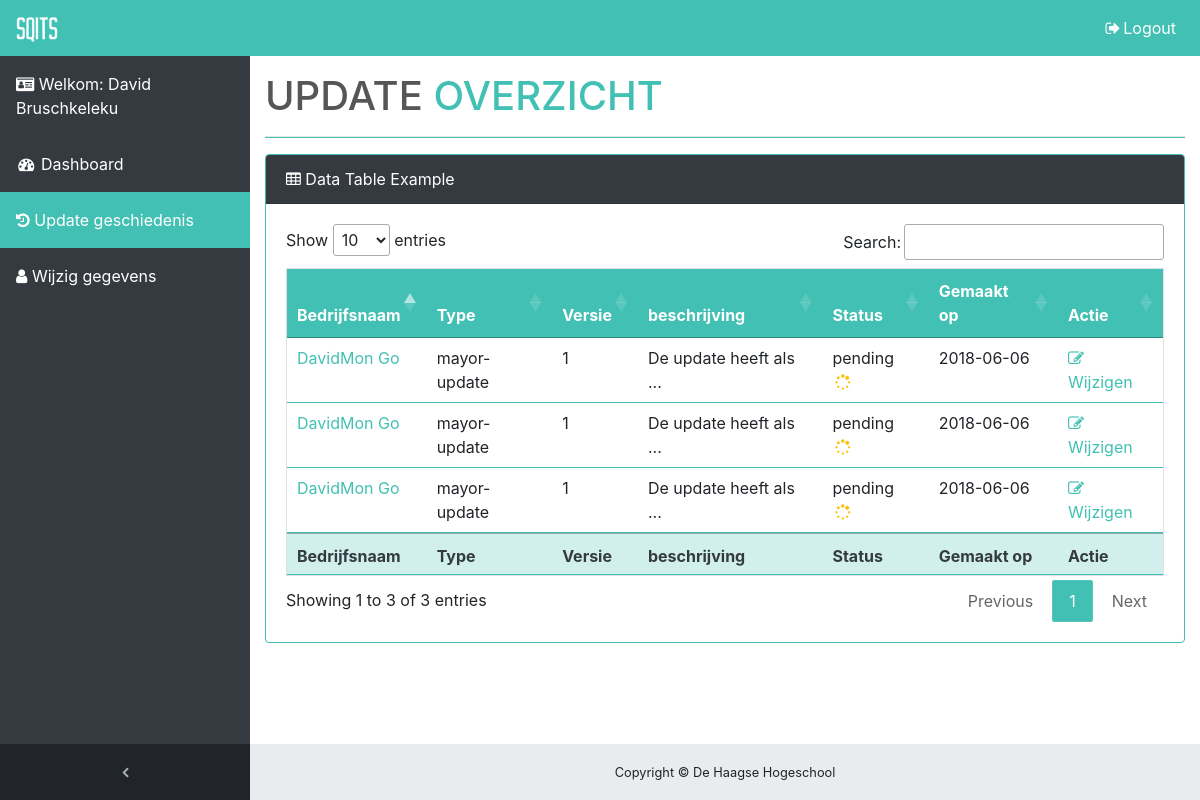
The page /update/index.php (signed in) on the database as committed earlier.
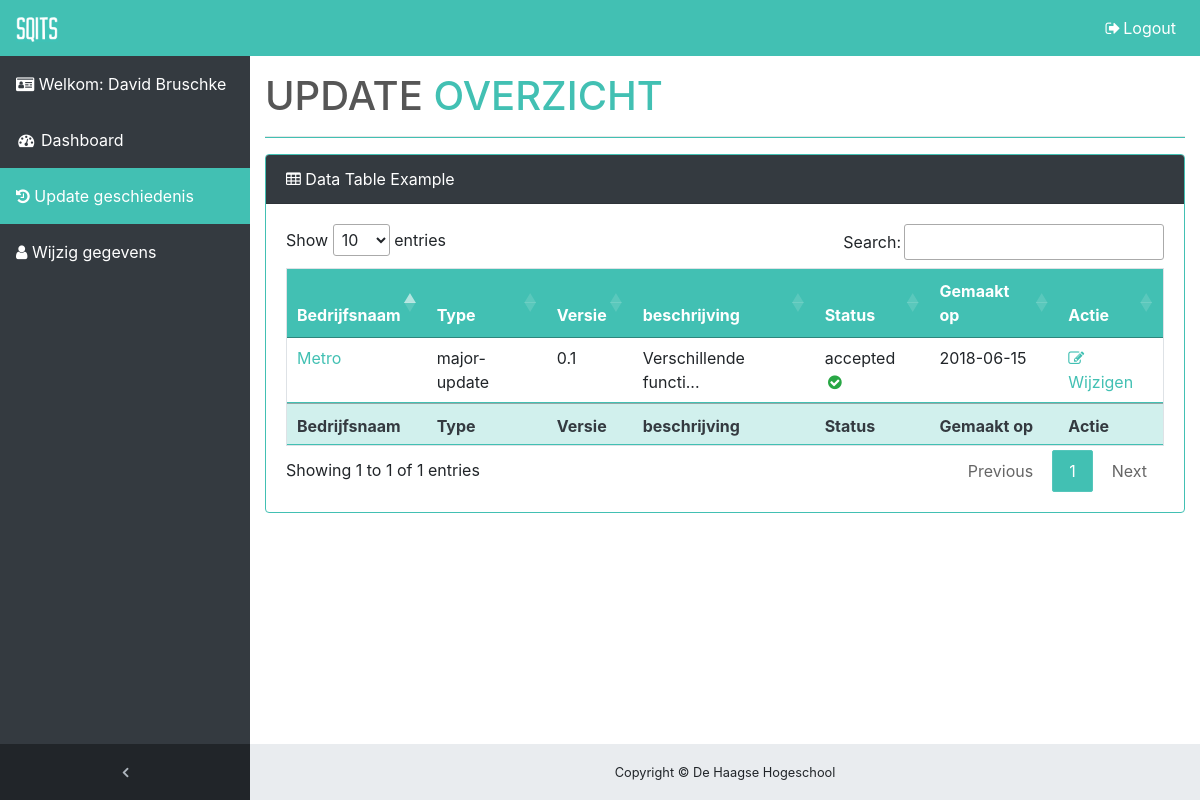
The same page on the database as committed later.
### tables this page shows
CREATE TABLE `update` (
  `update_id` int(11) NOT NULL AUTO_INCREMENT,
  `company_id` int(11) NOT NULL,
  `form_id` int(11) NOT NULL,
  `status` enum('declined','accepted','pending') NOT NULL,
  `end_date` date NOT NULL,
  `created_date` date NOT NULL,
  PRIMARY KEY (`update_id`),
  UNIQUE KEY `update_id_UNIQUE` (`update_id`)
);

CREATE TABLE `company` (
  `company_id` int(11) NOT NULL AUTO_INCREMENT,
  `phone` varchar(10) DEFAULT NULL,
  `company_name` varchar(45) NOT NULL,
  `email` varchar(45) NOT NULL,
  `kvk` varchar(10) NOT NULL,
  `zip_code` varchar(45) NOT NULL,
  `address` varchar(45) NOT NULL,
  `location` varchar(45) NOT NULL,
  `created_date` date NOT NULL,
  PRIMARY KEY (`company_id`),
  UNIQUE KEY `company_id_UNIQUE` (`company_id`)
);

CREATE TABLE `form` (
  `form_id` int(11) NOT NULL AUTO_INCREMENT,
  `terms_id` int(11) DEFAULT NULL,
  `type` enum('bug-fix','major-update') NOT NULL,
  `task_nr` varchar(45) NOT NULL,
  `version` varchar(10) NOT NULL,
  `description` text NOT NULL,
  `created_date` date NOT NULL,
  `modified_date` date NOT NULL,
  PRIMARY KEY (`form_id`)
);

### system/function.php (called while the page is built, shortened)
<?php
function getPathToRoot() {
    return str_repeat("../",
        substr_count(str_replace("\\", "/", getcwd()), "/")
        - substr_count(str_replace("\\", "/", __DIR__), "/") + 1);
}
function getAssetsDirectory() {
    return getPathToRoot() . "assets/";
}
function isLoggedIn() {
    return isset($_SESSION['id']);
}
function getUserRole() {
    return $_SESSION['id']['role'];
}
function isActiveOnPage($page) {
    if(strpos($_SERVER['PHP_SELF'], $page) !== FALSE)
        return "active";
    return "";
}

### update/index.php (the view, shortened to what this page needs)
<?php
require_once('../system/config.php');
require_once('../templates/content.php');
if (isset($_SESSION["id"])) {
    switch (getUserRole()) {
        case "user":
            getHeader("Sqits", "User update index");
            echo "<div class='content-wrapper'>";
            echo "<div class='container-fluid'>";
            getTopPanel("update", " overzicht");
            try {
                $query = $conn->prepare("SELECT f.*, u.*, up.*, c.*
                                          FROM `update` as up
                                          INNER JOIN `company` as c ON up.company_id = c.company_id
                                          INNER JOIN `user` as u ON u.company_id = c.company_id
                                          INNER JOIN `form` as f ON up.form_id = f.form_id
                                          WHERE u.user_id = :id
                                         ");
                $query->execute(array(
                    'id' => $_SESSION['id']['user_id']
                ));
            } catch (PDOException $e) {
                $sMsg = '<p>
                    Line number: ' . $e->getLine() . '<br />
                    File: ' . $e->getFile() . '<br />
                    Error message: ' . $e->getMessage() .
                    '</p>';
                trigger_error($sMsg);
            }
            echo " <div class=\"card mb-3\">
                <div class=\"card-header\">
                    <i class=\"fa fa-table\"></i> Data Table Example</div>
                <div class=\"card-body\">
                    <div class=\"table-responsive\">
                        <table class=\"table table-bordered\" id=\"table_id\" width=\"100%\" cellspacing=\"0\">
                        <thead>
                            <tr>
                              <th>Bedrijfsnaam</th>
                              <th>Type</th>
                              <th>Versie</th>
                              <th>beschrijving</th>
                              <th>Status</th>
                              <th>Gemaakt op</th>
                              <th>Actie</th>
                            </tr>
                        </thead>
                        <tfoot>
                            <tr>
                              <th>Bedrijfsnaam</th>
                              <th>Type</th>
                              <th>Versie</th>
                              <th>beschrijving</th>
                              <th>Status</th>
                              <th>Gemaakt op</th>
                              <th>Actie</th>
                            </tr>
                        </tfoot>
                     <tbody>
                        ";
            while ($row = $query->fetch(PDO::FETCH_ASSOC)) {
                $update_id = $row['update_id'];
                $company_name = $row['company_name'];
                $type = $row['type'];
                $version = $row['version'];
                $description = $row['description'];
                $status = $row['status'];
                $created_date = $row['created_date'];
                if (strlen($description) > 20) $description = substr($description, 0, 20) . '...';
                echo "<tr>
                <td><a href=\"update.php?action=delete&id=$update_id\">$company_name</a></td>
                <td>$type</td>
                <td>$version</td>
                <td>$description</td>  ";
                if ($status == 'accepted') {
                    echo "<td> $status <i class=\"fa fa-check-circle fa-fw text-success\"></i></td>";
                } elseif ($status == 'declined') {
                    echo "<td>$status  <i class=\"fa fa-close fa-fw text-danger\"></i></td>";
                } else {
                    echo "<td> $status <i class=\"fa fa-spinner fa-fw text-warning\"></i></td>";
                }
                echo"
                <td>$created_date</td>
                <td><a href=\"update.php?action=delete&id=$update_id\"><i class='fa fa-edit'></i> Wijzigen</a></td>
              </tr>";
            }
            echo "       </tbody>
            </table>
          </div>
        </div>
      </div>
    </div>";
            getFooter();
            break;
    }
}else {
    echo "please login first on login page";
    header("Location:../login.php");
    exit;
}

### templates/content.php (shortened to what this page needs)
<?php
function getHeader($description = "We denken graag met je mee naar een creatieve oplossing voor jouw vraagstuk. Een 'out of the box' oplossing door creatieve webontwikkelaars met een passie.", $title = "sqits :: creatief en technisch partner voor creatieve mensen en bureaus")
{
    $header = "<!DOCTYPE html>
    <html lang=\"nl\">
        <head>
            <meta charset=\"utf-8\">
            <meta name=\"description\" content=\"$description\">
            <meta name=\"author\" content=\"Jasper, David, Marnix, Luuk\">
            <meta name=\"viewport\" content=\"width=device-width, initial-scale=1, shrink-to-fit=no\">
            <title> $title </title>
             <link rel=\"stylesheet\" href=" . getAssetsDirectory() . "vendor/bootstrap/css/bootstrap.min.css>
            <link rel=\"stylesheet\" href=" . getAssetsDirectory() . "vendor/font-awesome/css/font-awesome.min.css>
            <link rel=\"stylesheet\" href=" . getAssetsDirectory() . "css/sb-admin.css>
             <link rel=\"stylesheet\" type=\"text/css\" href=\"https://cdn.datatables.net/1.10.16/css/jquery.dataTables.css\">
            <link rel=\"stylesheet\" href=" . getAssetsDirectory() . "css/customize.css>
            <link rel=\"stylesheet\" href=" . getAssetsDirectory() . "css/print.css>
            <link rel=\"stylesheet\" href=" . getAssetsDirectory() . "css/timeline.css>
            <link rel=\"icon\" type=\"image/x-icon\" href=\"" . getAssetsDirectory() . "/icons/favicon.ico\">
        </head>
        <body class=\"fixed-nav sticky-footer bg-light\" id=\"page-top\">";
    echo $header;
    getSideBar();
}
function getSidebar()
{
    ?>
    <nav class="navbar navbar-expand-lg navbar-dark bg-sqits fixed-top" id="mainNav">
        <a class="navbar-brand" href="#">
            <img class="brand-image" src="<?= getAssetsDirectory() . "/image/sqits-logo.png" ?>">
        </a>
        <div class="collapse navbar-collapse" id="navbarResponsive">
            <ul class="navbar-nav navbar-sidenav" id="exampleAccordion">
                <li class="nav-item" data-toggle="tooltip" data-placement="right" title="Dashboard">
                    <a class="nav-link no-nav" href="#">
                        <i class="fa fa-drivers-license"></i>
                        <span class="nav-link-text">Welkom: <?= $_SESSION['id']['first_name'] ?>  <?= $_SESSION['id']['last_name'] ?> </span>
                    </a>
                </li>
                <?php
                switch (getUserRole()) {
                    case "user":
                        echo "<li class=\"nav-item " . isActiveOnPage('/dashboard/index.php') . "\" data-toggle=\"tooltip\" data-placement=\"right\" title=\"Dashboard\">
                            <a class=\"nav-link\" href='" . getPathToRoot() . "dashboard/index.php'>
                         <i class=\"fa fa-fw fa-dashboard\"></i>
                        <span class=\"nav-link-text\">Dashboard</span></a></li>";
                        break;
                }
                ?>
                <?php
                switch (getUserRole()) {
                    case "user":
                        echo "<li class=\"nav-item  " . isActiveOnPage('/update/index.php') . " " . isActiveOnPage('/update/update.php') . "\" data-toggle=\"tooltip\" data-placement=\"right\" title=\"Charts\" " . isActiveOnPage('/update/index.php') . ">
                        <a  class=\"nav-link\" href='" . getPathToRoot() . "update/index.php'>
                           <i class=\"fa fa-history\"></i>
                             <span class=\"nav-link-text\"> Update geschiedenis</span>
                        </a>
                        </li>";
                        break;
                }
                switch (getUserRole()) {
                    case "user":
                        echo "<li  class=\"nav-item " . isActiveOnPage('/user/index.php') . " " . isActiveOnPage('/user/update.php') . "\" data-toggle=\"tooltip\" data-placement=\"right\" title=\"user\" " . isActiveOnPage('/user/index.php') . ">
                        <a  class=\"nav-link\" href='" . getPathToRoot() . "user/update.php?action=update&id=" . $_SESSION['id']['user_id'] . ".php'>
                             <i class=\"fa fa-user\"></i>
                             <span class=\"nav-link-text\">Wijzig gegevens</span>
                        </a>
                        </li>";
                        break;
                }
                ?>
            </ul>
            <ul class="navbar-nav sidenav-toggler">
                <li class="nav-item">
                    <a class="nav-link text-center" id="sidenavToggler">
                        <i class="fa fa-fw fa-angle-left"></i>
                    </a>
                </li>
            </ul>
            <ul class="navbar-nav ml-auto">
                <li class="nav-item">
                    <a class="nav-link sessionOut" data-toggle="modal" data-target="#logoutModal">
                        <i class="fa fa-fw fa-sign-out"></i>Logout</a>
                </li>
            </ul>
        </div>
    </nav>
    <?php
}
function getTopPanel($panelDescription1 = "Dashboard", $panelDescription2 = " ")
{
    $topPanel = "
                <header>
                    <div class='top-panel'>
                            <h1>" . $panelDescription1 . " <span class='sq-bl'> " . $panelDescription2 . " </span> </h1>
                            <hr/>
                    </div>
                </header>
";
    echo $topPanel;
}
function getFooter()
{
    $footer = "
                  <footer class=\"sticky-footer\">
      <div class=\"container\">
        <div class=\"text-center\">
          <small>Copyright © De Haagse Hogeschool</small>
        </div>
      </div>
    </footer>
         <a class=\"scroll-to-top rounded\" href=\"#page-top\">
           <i class=\"fa fa-angle-up\"></i>
         </a>
      <script src=" . getAssetsDirectory() . "vendor/jquery/jquery.min.js></script>
      <script src=" . getAssetsDirectory() . "vendor/bootstrap/js/bootstrap.bundle.min.js></script>
      <script src=" . getAssetsDirectory() . "vendor/jquery-easing/jquery.easing.min.js></script>
      <script src=" . getAssetsDirectory() . "js/sb-admin.min.js></script>
      <script type=\"text/javascript\" charset=\"utf8\" src=\"https://cdn.datatables.net/1.10.16/js/jquery.dataTables.js\"></script>
      <script src=" . getAssetsDirectory() . "js/validate.js></script>
      <script src=" . getAssetsDirectory() . "js/getUser.js></script>
        </body>
    </html>";
    echo $footer;
}

### assets/css/sb-admin.css (style rules this page uses)
html { position: relative; min-height: 100%; }
body { overflow-x: hidden; }
body.sticky-footer { margin-bottom: 56px; }
body.sticky-footer .content-wrapper { min-height: calc(100vh - 56px - 56px); }
body.fixed-nav { padding-top: 56px; }
.content-wrapper { min-height: calc(100vh - 56px); padding-top: 1rem; }
#mainNav .navbar-collapse { overflow: auto; max-height: 75vh; }
#mainNav .navbar-collapse .navbar-nav .nav-item .nav-link { cursor: pointer; }
#mainNav .navbar-collapse .sidenav-toggler { display: none; }
@media (min-width: 992px) { #mainNav .navbar-brand { width: 250px; } }
@media (min-width: 992px) { #mainNav .navbar-collapse { overflow: visible; max-height: none; } }
@media (min-width: 992px) { #mainNav .navbar-collapse .navbar-sidenav { position: absolute; top: 0; left: 0; -webkit-flex-direction: column; -ms-flex-direction: column; flex-direction: column; margin-top: 56px; } }
@media (min-width: 992px) { #mainNav .navbar-collapse .navbar-sidenav > .nav-item { width: 250px; padding: 0; } }
@media (min-width: 992px) { #mainNav .navbar-collapse .navbar-sidenav > .nav-item > .nav-link { padding: 1em; } }
#mainNav.fixed-top .sidenav-toggler { display: none; }
@media (min-width: 992px) { #mainNav.fixed-top .navbar-sidenav { height: calc(100vh - 112px); } }
@media (min-width: 992px) { #mainNav.fixed-top .sidenav-toggler { position: absolute; top: 0; left: 0; display: flex; -webkit-flex-direction: column; -ms-flex-direction: column; flex-direction: column; margin-top: calc(100vh - 56px); } }
@media (min-width: 992px) { #mainNav.fixed-top .sidenav-toggler > .nav-item { width: 250px; padding: 0; } }
@media (min-width: 992px) { #mainNav.fixed-top .sidenav-toggler > .nav-item > .nav-link { padding: 1.0em; } }
#mainNav.fixed-top.navbar-dark .sidenav-toggler { background-color: #212529; }
#mainNav.fixed-top.navbar-dark .sidenav-toggler a i { color: #adb5bd; }
.content-wrapper { overflow-x: hidden; background: white; }
@media (min-width: 992px) { .content-wrapper { margin-left: 250px; } }
#sidenavToggler i { font-weight: 800; }
#mainNav.navbar-dark .navbar-collapse .navbar-sidenav > .nav-item > .nav-link { color: #868e96; }
@media (min-width: 992px) { #mainNav.navbar-dark .navbar-collapse .navbar-sidenav { background: #343a40; } }
@media (min-width: 992px) { #mainNav.navbar-dark .navbar-collapse .navbar-sidenav li.active a { color: white !important; background-color: #42c0b3; } }
footer.sticky-footer { position: absolute; right: 0; bottom: 0; width: 100%; height: 56px; background-color: #e9ecef; line-height: 55px; }
@media (min-width: 992px) { footer.sticky-footer { width: calc(100% - 250px); } }

### assets/css/customize.css (style rules this page uses)
.bg-sqits { background-color: #42c0b3; }
.brand-image { width: 42px; }
.navbar-dark .navbar-nav .nav-link { color: #fff !important; }
thead { background-color: #42c0b3 !important; color: #fff !important; }
.odd a, .even a { color: #42c0b3 !important; }
.card-header { background-color: #343a40 !important; color: #fff; }
.table-bordered td, .table-bordered th { border: none; border-bottom: 1px solid #42c0b3; }
table.dataTable tfoot th, table.dataTable tfoot td { background-color: #42c0b33d; color: #343a40; }
.card { border: 1px solid #42c0b3 !important; }
h1 { color: #565656 !important; text-transform: uppercase; }
h1 .sq-bl { color: #42c0b3 !important; text-transform: uppercase; }
hr { border-bottom: 1px solid #42c0b3 !important; }
.mb-3, .my-3 { margin-bottom: 6rem!important; }

Rows that differ between the two databases and show on the page:
removed update: company.company_name "DavidMon Go", form.type "mayor-update", form.version "1", form.description "De update heeft als ...", status "pending", company.created_date "2018-06-06"
removed update: company.company_name "DavidMon Go", form.type "mayor-update", form.version "1", form.description "De update heeft als ...", status "pending", company.created_date "2018-06-06"
removed update: company.company_name "DavidMon Go", form.type "mayor-update", form.version "1", form.description "De update heeft als ...", status "pending", company.created_date "2018-06-06"
added update: company.company_name "Metro", form.type "major-update", form.version "0.1", form.description "Verschillende functi...", status "accepted", company.created_date "2018-06-15"
Other text that changed with them:
$_SESSION['id']['last_name']: "Bruschkeleku" → "Bruschke"
text written by a page script: "Show entries Search: Showing 1 to 3 of 3 entries Previous 1 Next" → "Show entries Search: Showing 1 to 1 of 1 entries Previous 1 Next"
